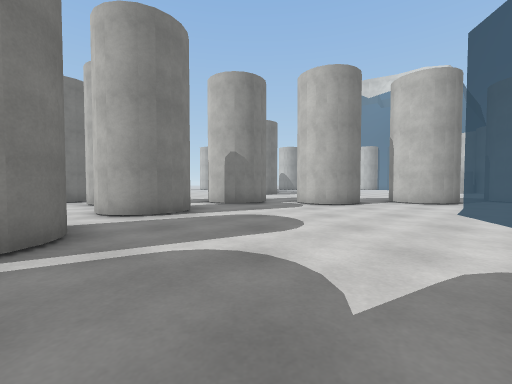
view 1 (above)

18 first-person views from a walk through a 3-D level made in the Unity game engine. The camera is 1.4 m above the floor, tilts 2° down and sees 90° across. The floor is counted in squares, 2 m on a side. Each view is taken from the middle of a square. On the plan, view 1 faces up. The plan holds only what a view shows up to about 9 squares ahead; the rest is blank. The place goes on beyond the plan. Surface patterns are stand-ins for the level's own textures.

view 2
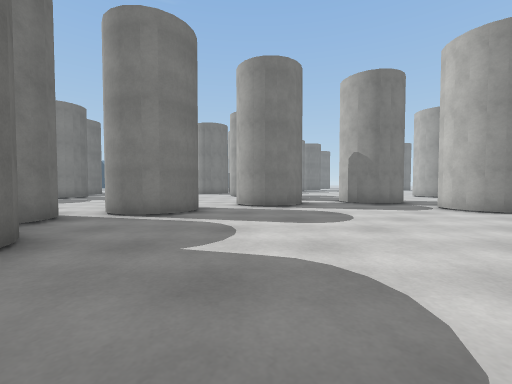

view 3
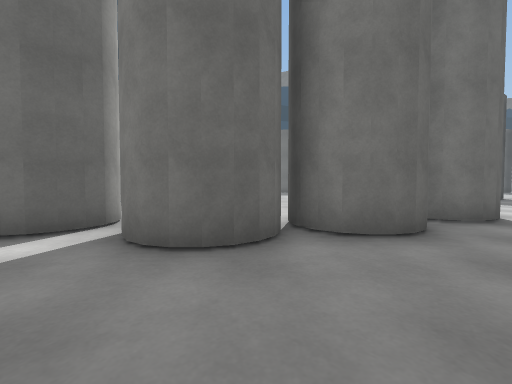

view 4
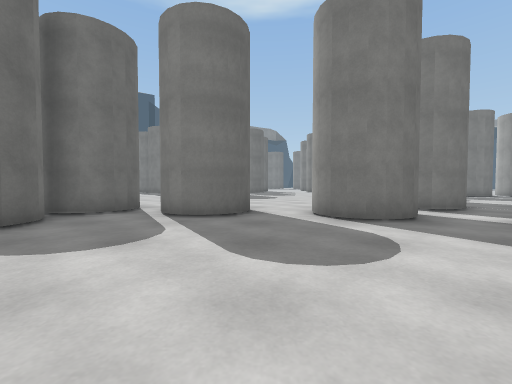

view 5
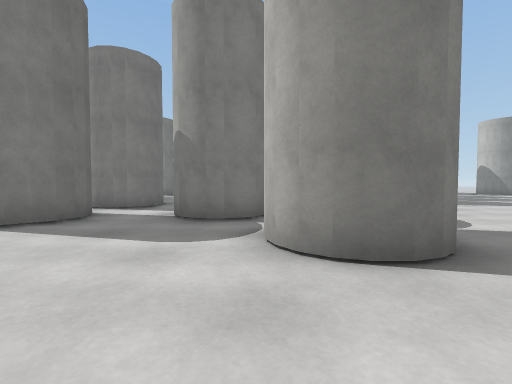

view 6
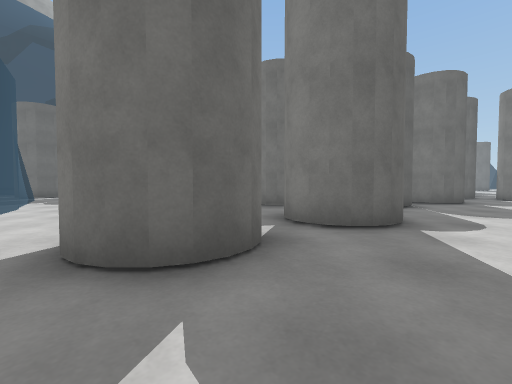

view 7
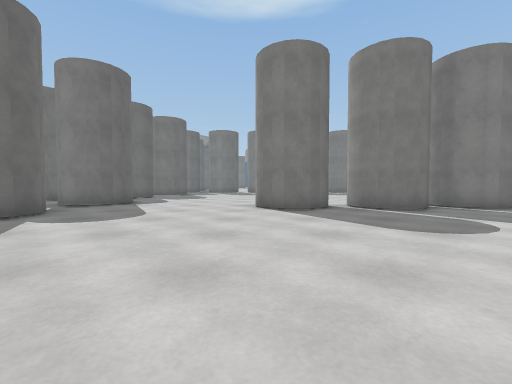

view 8
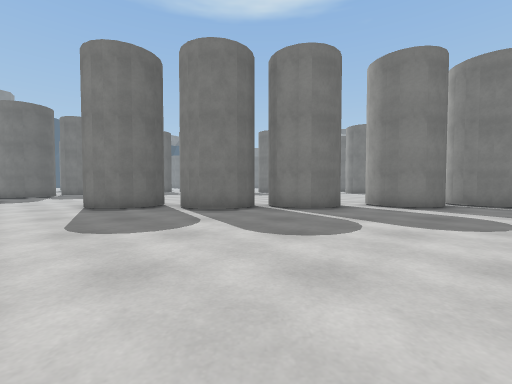

view 9
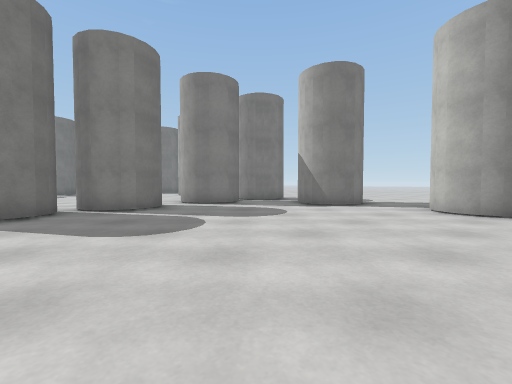

view 10
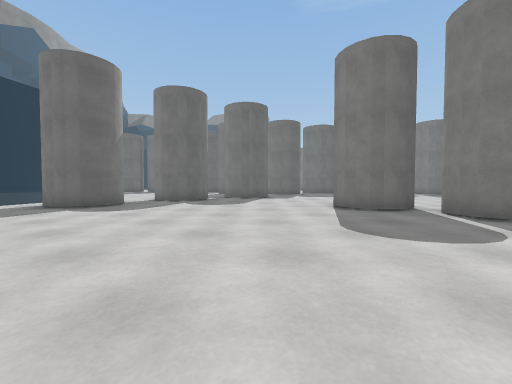

view 11
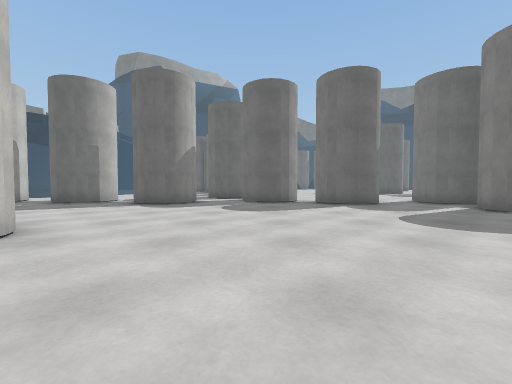

view 12
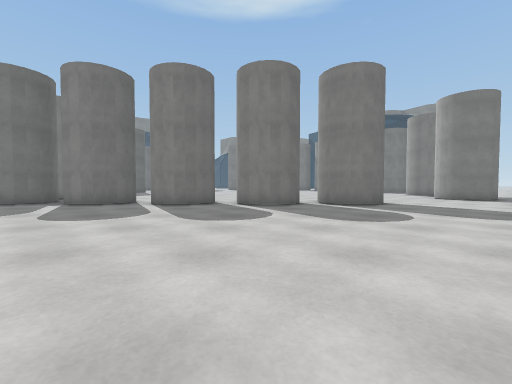

view 13
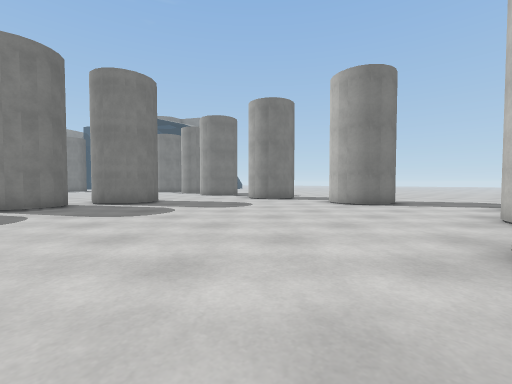

view 14
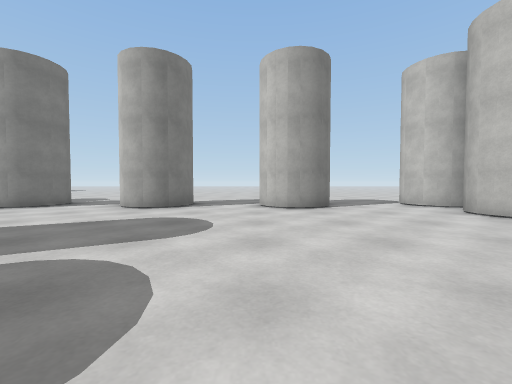

view 15
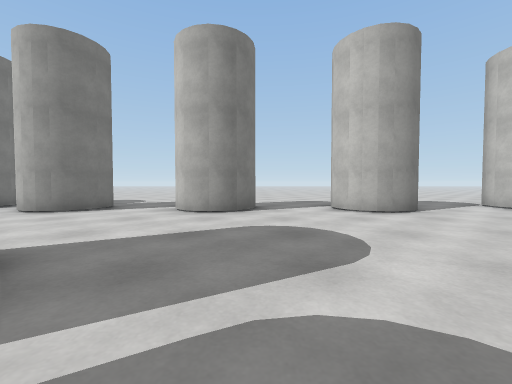

view 16
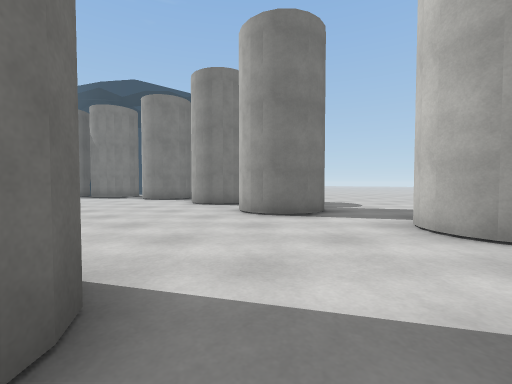

view 17
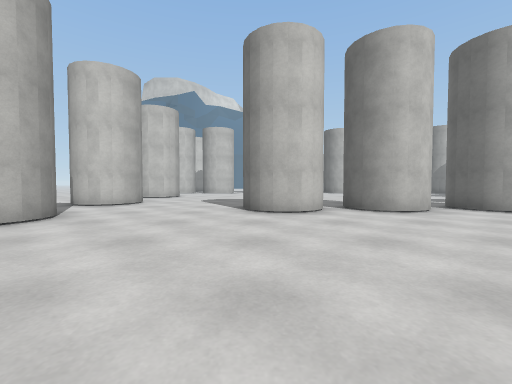

view 18
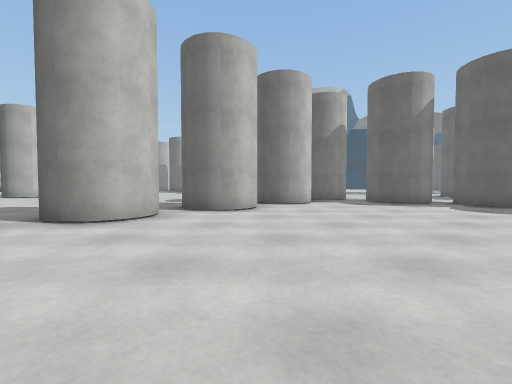

### Floor plan
Key: @ floor where view 1 was taken; # wall or solid block; x gap in a wall; . floor.
Columns run from 18 left of view 1 to 8 right of it. Each row starts with its distance up from view 1.
 31      ...
 30      ...        ..
 29      ...  ...  ...     ..
 28   #  #..##...  ..#     ..
 27  ##.##..##...##..###  #..#
 26 .............#....x..##..##
 25 .................###.......
 24 .................###.......
 23  ..........................
 22 ......###........ ##.......
 21  .....###........ ##.......
 20  ......x..........##.......
 19  .....###.........##.......
 18  .....###.........##.......
 17  .................##.......
 16  .....###.........##.......
 15  .....###.........##.......
 14  ..........................
 13  .....###..................
 12  .....###..................
 11  ..... x...................
 10  ####   #.#####..##.##.###.
  9   ##       #.##..##.##.###.
  8             .##.....##..##
  7              .. #........
  6              ..##......
  5             ...........
  4             ..........
  3                #......
  2           ....##......
  1           ....x.......
  0             .. ###@...
 -1                # ###..
 -2                  ###..
 -3                    #..
 -4                     ##

Where each view was taken, in squares from view 1:
view 1: 0 up, 0 right, facing up
view 2: 0 up, 3 right, facing up-left
view 3: 1 up, 3 right, facing down-left
view 4: 4 up, 3 right, facing left
view 5: 6 up, 4 right, facing up-left
view 6: 12 up, 4 right, facing down-left
view 7: 15 up, 8 right, facing left
view 8: 20 up, 8 right, facing left
view 9: 19 up, 8 right, facing up-left
view 10: 19 up, 8 right, facing down-left
view 11: 19 up, 4 left, facing down
view 12: 18 up, 2 left, facing left
view 13: 18 up, 1 left, facing up-left
view 14: 19 up, 6 left, facing up
view 15: 20 up, 8 left, facing up
view 16: 22 up, 9 left, facing up-left
view 17: 22 up, 18 left, facing right
view 18: 20 up, 17 left, facing down-right
